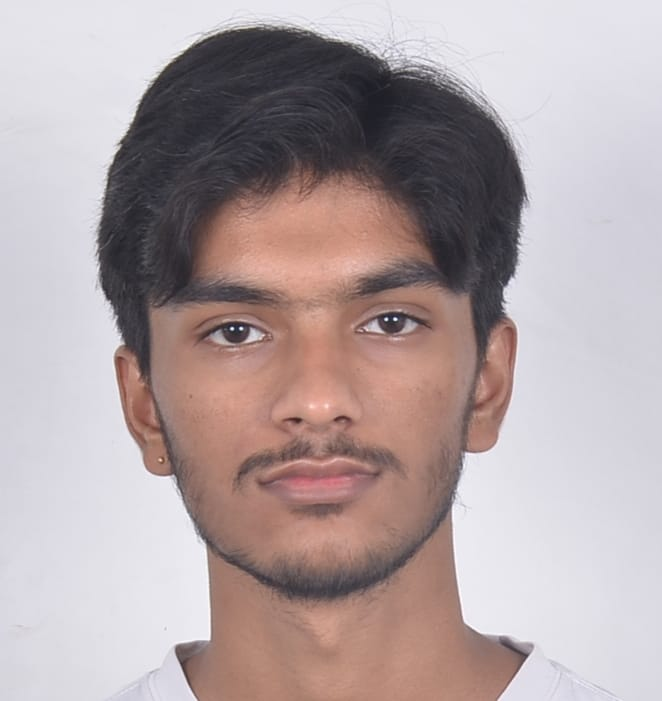
#> input picture me.jpg, 662 x 701 px, found by its file name
$ python process_portrait.py
#> lines starting #> are read from the running program, lines starting #| are printed output that depends on the picture
"""
Processes public/me.jpg into public/portrait.png — a dark, silhouette
treatment to match the reference video aesthetic. The animated red
drips are layered on top via SVG at runtime (see HeroPortrait.jsx).
"""
import os
import sys
import numpy as np
import cv2

ROOT = os.path.dirname(os.path.dirname(os.path.abspath(__file__)))
SRC = os.path.join(ROOT, 'public', 'me.jpg')
DST = os.path.join(ROOT, 'public', 'portrait.png')

if not os.path.exists(SRC):
    print(f'Missing source: {SRC}', file=sys.stderr)
    sys.exit(1)

img = cv2.imread(SRC, cv2.IMREAD_COLOR)
#> img is the input picture: shape (701, 662, 3); mean B, G, R 164.1, 162.8, 177
h, w = img.shape[:2]
#> h = 701; w = 662

# Crop to portrait ratio centered on subject (heuristic — assumes face roughly center-top)
target_aspect = 3 / 4  # w / h
cur_aspect = w / h
#> cur_aspect = 0.944
if cur_aspect > target_aspect:
    new_w = int(h * target_aspect)
#> new_w = 525
    x0 = (w - new_w) // 2
#> x0 = 68
    img = img[:, x0:x0 + new_w]
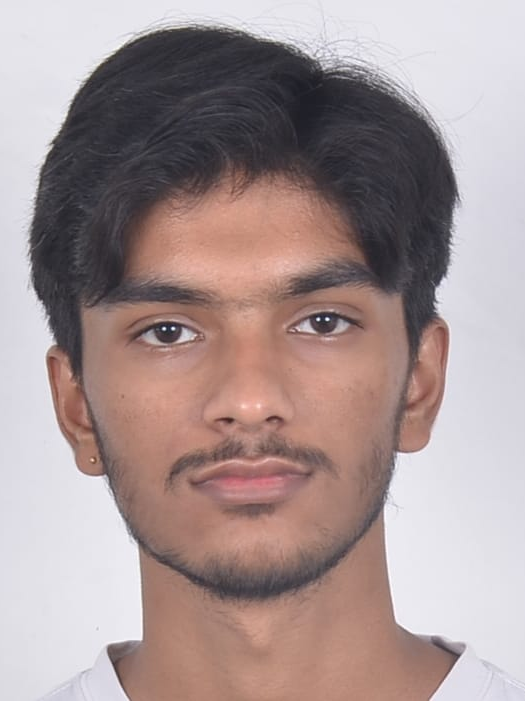
#> img: shape (701, 525, 3); mean B, G, R 148.5, 149, 166.6
else:
    new_h = int(w / target_aspect)
    y0 = max(0, int(h * 0.05))
    y1 = min(h, y0 + new_h)
    img = img[y0:y1, :]
h, w = img.shape[:2]
#> w = 525

# Resize to a sensible width
TARGET_W = 900
scale = TARGET_W / w
#> scale = 1.71
img = cv2.resize(img, (TARGET_W, int(h * scale)), interpolation=cv2.INTER_AREA)
#> img: shape (1201, 900, 3)
h, w = img.shape[:2]
#> h = 1201; w = 900

# Convert to grayscale + boost contrast hard for silhouette
gray = cv2.cvtColor(img, cv2.COLOR_BGR2GRAY).astype(np.float32) / 255.0
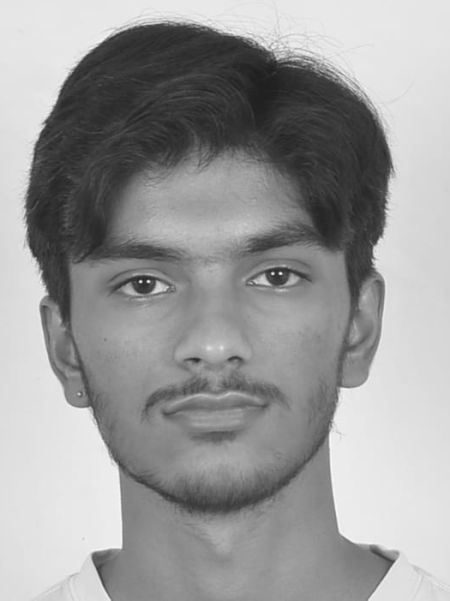
#> gray: shape (1201, 900) float32 (shown at 1/2 size); min 0.114, max 0.996, mean 0.605

# Strong S-curve toward dark — push subject deep
gray = np.clip((gray - 0.50) * 2.4 + 0.10, 0.0, 1.0)
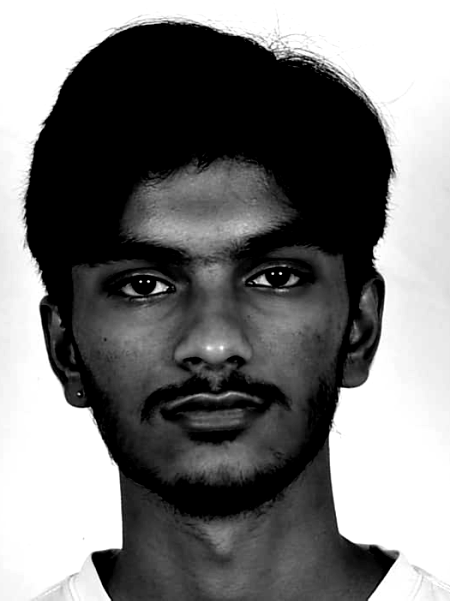
#> gray: shape (1201, 900) float32 (shown at 1/2 size); min 0, max 1, mean 0.466
gray = np.power(gray, 2.2)  # gamma — push midtones to black
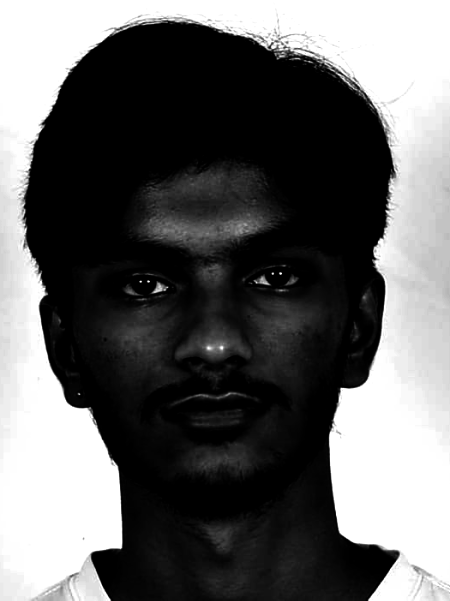
#> gray: shape (1201, 900) float32 (shown at 1/2 size); min 0, max 1, mean 0.391

# Radial vignette — bright behind head, falling off at edges (the spotlight)
yy, xx = np.mgrid[0:h, 0:w].astype(np.float32)
cx, cy = w * 0.5, h * 0.32
#> cx = 450; cy = 384.3
dx = (xx - cx) / (w * 0.60)
dy = (yy - cy) / (h * 0.60)
r = np.sqrt(dx * dx + dy * dy)
backlight = np.clip(1.0 - r * 0.95, 0.0, 1.0) ** 2.0  # bright disc

# Composite: subject (very dark silhouette) + backlight (rim/glow)
# Multiply silhouette into backlight so subject blocks the glow
silhouette = gray ** 1.1
out = backlight * (0.25 + silhouette * 0.75) * 0.85
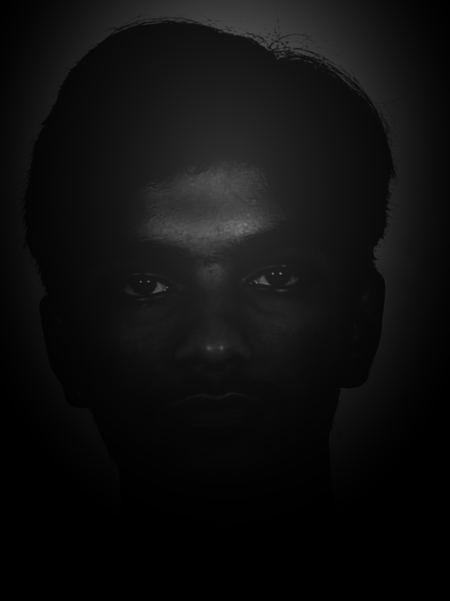
#> out: shape (1201, 900) float32 (shown at 1/2 size); min 0, max 0.488, mean 0.0606
out = np.clip(out, 0.0, 1.0)

# Slight warm tint
b = np.clip(out * 0.92, 0, 1)
g = np.clip(out * 0.95, 0, 1)
r_ch = np.clip(out * 1.0, 0, 1)
rgb = np.stack([b, g, r_ch], axis=-1)

# Film grain
rng = np.random.default_rng(1)
grain = rng.normal(0.0, 0.045, (h, w, 1)).astype(np.float32)
rgb = np.clip(rgb + grain, 0.0, 1.0)

# Add an alpha channel — fully opaque image (we'll let CSS handle masking the edges)
alpha = np.ones((h, w, 1), dtype=np.float32)

# Soft edge fade so portrait blends into the dark hero bg
edge_x = np.minimum(xx / (w * 0.18), (w - xx) / (w * 0.18))
edge_y = np.minimum(yy / (h * 0.10), (h - yy) / (h * 0.18))
edge = np.clip(np.minimum(edge_x, edge_y), 0.0, 1.0)
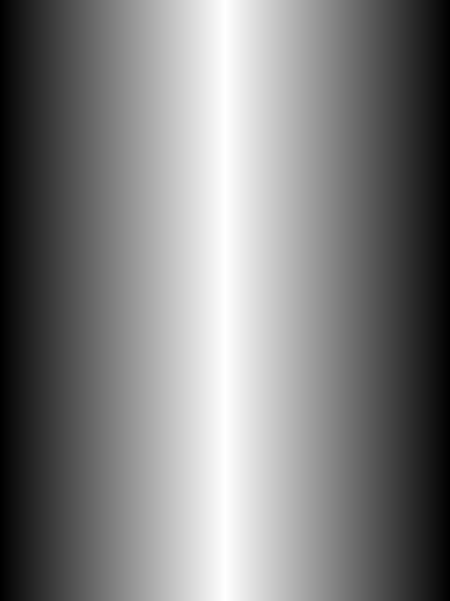
#> edge_x: shape (1201, 900) float32 (shown at 1/2 size); min 0, max 2.78, mean 1.39; drawn with min black and max white
alpha[..., 0] = edge ** 0.9
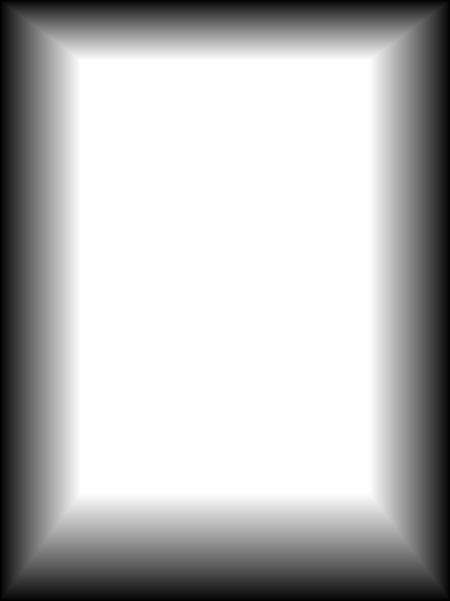
#> alpha: shape (1201, 900, 1) float32 (shown at 1/2 size); min 0, max 1, mean 0.728

bgra = np.concatenate([rgb, alpha], axis=-1)
bgra = (bgra * 255).astype(np.uint8)

cv2.imwrite(DST, bgra)
print(f'Wrote {DST} ({w}x{h})')
#| Wrote public/portrait.png (900x1201)
